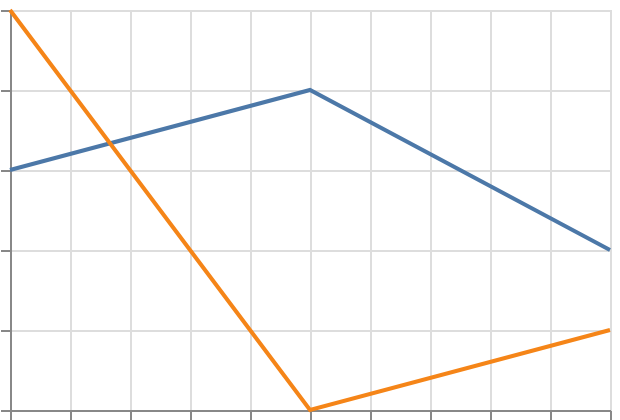

Specify this chart in Vega-Lite:
### Vega-Lite specification from a JSON file in a GitHub repository (floating-point values rounded to 4 significant figures)
{"$schema": "https://vega.github.io/schema/vega-lite/v6.json", "padding": 5, "autosize": "none", "width": 300, "height": 200, "data": {"name": "sparse", "values": [{"t": 1, "g": "a", "v": 3}, {"t": 2, "g": "a", "v": 4}, {"t": 3, "g": "a", "v": 2}, {"t": 1, "g": "b", "v": 5}, {"t": 3, "g": "b", "v": 1}]}, "transform": [{"impute": "v", "key": "t", "groupby": ["g"], "value": 0}], "mark": "line", "encoding": {"x": {"field": "t", "type": "quantitative"}, "y": {"field": "v", "type": "quantitative"}, "color": {"field": "g", "type": "nominal"}}}
